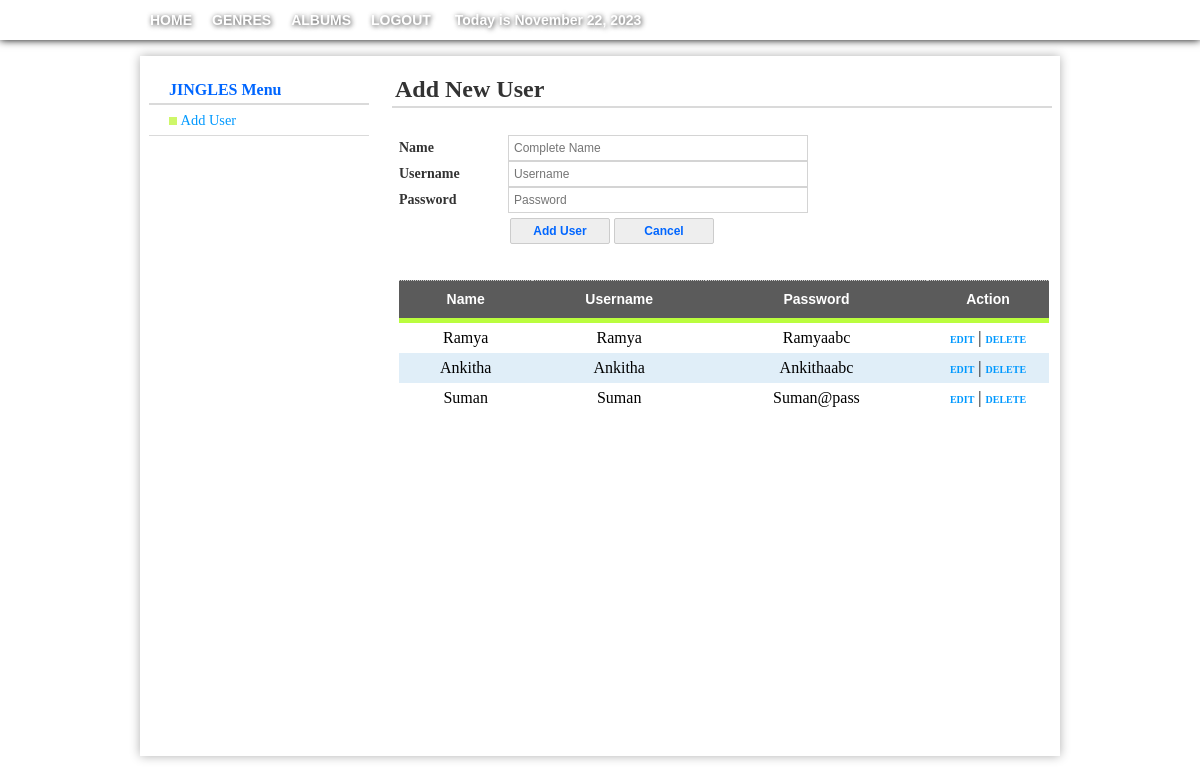
The page /Administrator/PHP/AddUser.php (signed in) on the database its author committed.
### tables this page shows
CREATE TABLE `tblusers` (
  `user_id` int(100) NOT NULL,
  `name` varchar(60) NOT NULL,
  `username` varchar(30) NOT NULL,
  `password` varchar(30) NOT NULL
);

### Administrator/PHP/AddUser.php (the view, shortened to what this page needs)
<?php
if (isset($_SESSION['user_id']) == 0) {
    header("location:../../loginpage.php");
} else {
?>
<!DOCTYPE html PUBLIC "-//W3C//DTD XHTML 1.0 Transitional//EN" "http://www.w3.org/TR/xhtml1/DTD/xhtml1-transitional.dtd">
<html xmlns="http://www.w3.org/1999/xhtml" style="background:url(https://cdn4.vectorstock.com/i/1000x1000/40/68/abstract-blue-musical-background-with-golden-notes-vector-3014068.jpg)">
<head style="background:url(https://cdn4.vectorstock.com/i/1000x1000/40/68/abstract-blue-musical-background-with-golden-notes-vector-3014068.jpg)">
    <link rel="stylesheet" type="text/css" href="../css/AdminStyle.css" />
</head>
<body style="background:url(https://cdn4.vectorstock.com/i/1000x1000/40/68/abstract-blue-musical-background-with-golden-notes-vector-3014068.jpg)">
    <div style="height: 40px;
        width: 100%;
        background: url((https://cdn4.vectorstock.com/i/1000x1000/40/68/abstract-blue-musical-background-with-golden-notes-vector-3014068.jpg);
        -moz-box-shadow: 0px 0px 8px #000;
        -webkit-box-shadow: 0px 0px 8px #000;
        -box-shadow: 0px 0px 8px #000;
        border: 1px medium #000;">
        <div class="menu">
            <ul>
                <li><a href="AdminHome.php">HOME</a></li>
                <li><a href="AdminGenre.php">GENRES</a></li>
                <li><a href="AdminAlbum.php">ALBUMS</a></li>
                <li><a href="logout.php">LOGOUT</a></li>
                <li><a>
                        <?php
                        $today = date("F j, Y");
                        echo '&nbsp;Today is ' . $today;
                        ?>
                    </a></li>
            </ul>
        </div>
    </div>
    <div class="container_wrapper">
        <div class="sidebar_menu">
            <h4 class="header">JINGLES Menu</h4>
            <ul>
                <li><a href="AddUser.php"><img src="../Templates/list-style.png" height="8" width="8" />&nbsp;Add User</a></li>
            </ul>
        </div>
        <div class="home_content">
            <h2 class="header">Add New User</h2>
            <div class="form">
                <form method="post" action="AdminAddUser.php" name="myform" onsubmit="return validatePassword();">
                    <div>
                        <label for="Name">Name</label>
                        <input type="text" name="txtname" id="txtname" placeholder="Complete Name" size="39" />
                    </div>
                    <div>
                        <label for="username">Username</label>
                        <input type="text" name="txtusername" id="txtusername" placeholder="Username" size="39" />
                    </div>
                    <div>
                        <label for="password">Password</label>
                        <input type="password" name="txtpass" id="txtpass" placeholder="Password" size="39" />
                    </div>
                    <div>
                        <input type="submit" value="Add User" id="button1" name="add" />
                        <input type="reset" value="Cancel" id="button2" />
                    </div>
                </form>
                <br /><br />
                <table width="650" border="0" cellpadding="1" cellspacing="0">
                    <tr>
                    	<th class="table">Name</th><th class="table">Username</th><th class="table">Password</th><th class="table">Action</th>
                    </tr>
                    <?php
                    require_once('connect.php');
					$line = 0;
                    $getUsers = mysqli_query($connect,"SELECT * FROM tblusers") or die(mysqli_error());
                    while($row = mysqli_fetch_array($getUsers)){
						if($line == 1){
							$bgcolor = '#E0EEF8';
							$line = 0;
						}else{
							$bgcolor = '#FFFFFF';
							$line = 1;
						}
                    ?>
                    <tr align="center" bgcolor="<?php echo $bgcolor?>" height="30">
                    	<td align="center"><?php echo $row['name']?></td>
                        <td align="center"><?php echo $row['username']?></td>
                        <td align="center"><?php echo $row['password']?></td>
                        <td align="center" width="120"><a href="AdminEditUser.php?id=<?php echo $row['user_id']?>" class="link">EDIT</a>&nbsp;|&nbsp;<a href="AdminDeleteUser.php?id=<?php echo $row['user_id']?>" class="link" onclick="return confirm('Do you want to delete this?')">DELETE</a></td>
                    </tr>
                    <?php } ?>
                </table>
            </div>
        </div>
    </div>
</body>
</html>
<?php } ?>

### Administrator/css/AdminStyle.css (style rules this page uses)
html,body { padding:0px; margin:0px; background:url(https://img.freepik.com/free-vector/glowing-shiny-musical-notes-background-design_1017-32856.jpg) #fff top repeat-x; }
.menu { background:url(https://img.freepik.com/free-vector/glowing-shiny-musical-notes-background-design_1017-32856.jpg) ; width:920px; margin-left:auto; margin-right:auto; }
.menu ul { padding:0px; margin:0px; }
.menu ul li { position:relative; float:left; list-style:none; line-height:40px; }
.menu ul li a { text-decoration:none; display:block; padding:10px; line-height:20px; font-family:Arial, Helvetica, sans-serif; font-size:14px; font-weight:900; text-shadow:1px 1px 5px #333; color:#FFF; }
.container_wrapper { width:920px; height:700px; padding:0px; margin-top:16px; margin-left:auto; margin-right:auto; -moz-box-shadow:0px 0px 10px #B0B0B0; -webkit-box-shadow:0px 0px 10px #B0B0B0; border:1px medium #B0B0B0; background:#FFF; }
.home_content { width:660px; height:500px; float:right; margin-right:8px; padding:0px; }
.home_content .header { font-weight:bold; color:#333; border-bottom:2px solid #dadada; padding-bottom:3px; padding-left:3px; }
.sidebar_menu { width:220px; height:500px; margin-left:9px; float:left; }
.sidebar_menu .header { font-weight:bold; color:#06F; margin-bottom:1px; border-bottom:2px solid #dadada; padding:4px 0px 4px 20px; }
.sidebar_menu ul { padding:0px; margin:0px; list-style-type:none; margin-bottom:10px; }
.sidebar_menu ul li { padding-bottom:0px; }
.sidebar_menu ul li a { font:"Trebuchet MS", Arial, Helvetica, sans-serif; font-size:90%; color:#09F; display:block; border-bottom:1px solid #dadada; padding-left:20px; text-decoration:none; padding-top:6px; padding-bottom:6px; }
.form { width:640px; height:500px; padding:7px 7px; }
label { width:105px; font:"Times New Roman", Times, serif; font-size:14px; font-weight:bold; color:#333; margin-top:5px; display:inline-block; }
#button1 { width:100px; font-weight:bold; border:1px solid #CCC; background:#EEE; margin-left:111px; color:#06F; -moz-border-radius:2px; -webkit-border-radius:2px; border-radius:2px; cursor:pointer; }
#button2 { width:100px; font-weight:bold; border:1px solid #CCC; background:#EEE; color:#06F; -moz-border-radius:2px; -webkit-border-radius:2px; border-radius:2px; cursor:pointer; }
input,select { padding:5px 5px; border:1px solid #D4D4D4; font-family:"Trebuchet MS", Arial, Helvetica, sans-serif; font-size:12px; color:#333; display:inline-block; }
.table { height:35px; background:#5B5B5B; color:#FFF; border-bottom:5px solid #BAFD3E; border-top:1px dotted #CCC; font-family:"Trebuchet MS", Arial, Helvetica, sans-serif; font-size:14px; margin-left:0; }
.link { text-decoration:none; font-family:Georgia, "Times New Roman", Times, serif; font-size:10px; font-weight:bold; color:#09F; }

### rows shown on the page
tblusers: name "Ramya", username "Ramya", password "Ramyaabc"
tblusers: name "Ankitha", username "Ankitha", password "Ankithaabc"
tblusers: name "Suman", username "Suman", password "Suman@pass"
